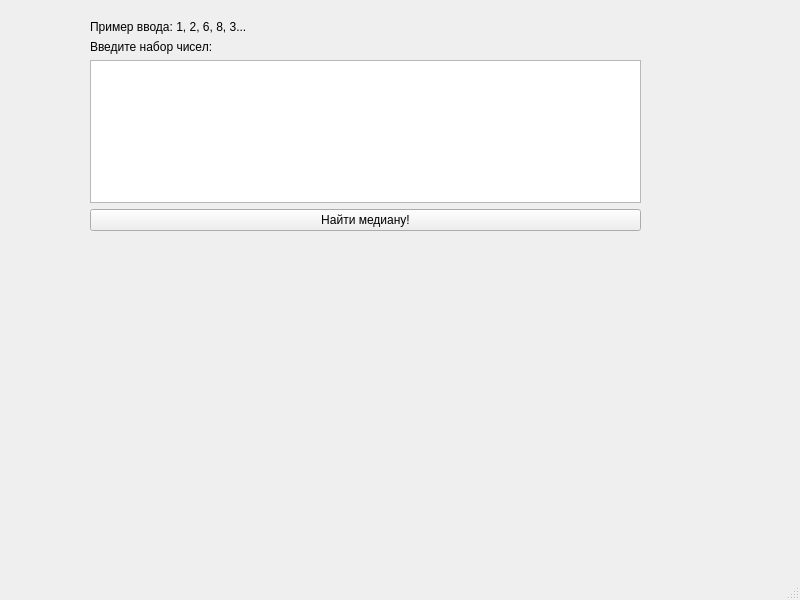
<?xml version="1.0" encoding="UTF-8"?>
<ui version="4.0">
 <class>MainWindow</class>
 <widget class="QMainWindow" name="MainWindow">
  <property name="geometry">
   <rect>
    <x>0</x>
    <y>0</y>
    <width>800</width>
    <height>600</height>
   </rect>
  </property>
  <property name="windowTitle">
   <string>MainWindow</string>
  </property>
  <widget class="QWidget" name="centralwidget">
   <widget class="QWidget" name="verticalLayoutWidget">
    <property name="geometry">
     <rect>
      <x>90</x>
      <y>20</y>
      <width>551</width>
      <height>251</height>
     </rect>
    </property>
    <layout class="QVBoxLayout" name="verticalLayout">
     <item>
      <widget class="QLabel" name="label_2">
       <property name="text">
        <string>Пример ввода: 1, 2, 6, 8, 3...</string>
       </property>
      </widget>
     </item>
     <item>
      <widget class="QLabel" name="label">
       <property name="text">
        <string>Введите набор чисел:</string>
       </property>
      </widget>
     </item>
     <item>
      <widget class="QTextEdit" name="inputTextEdit"/>
     </item>
     <item>
      <widget class="QPushButton" name="calculateButton">
       <property name="text">
        <string>Найти медиану!</string>
       </property>
      </widget>
     </item>
     <item>
      <widget class="QLabel" name="errorLabel">
       <property name="text">
        <string/>
       </property>
      </widget>
     </item>
     <item>
      <widget class="QLabel" name="outputLabel">
       <property name="text">
        <string/>
       </property>
      </widget>
     </item>
    </layout>
   </widget>
  </widget>
  <widget class="QMenuBar" name="menubar">
   <property name="geometry">
    <rect>
     <x>0</x>
     <y>0</y>
     <width>800</width>
     <height>23</height>
    </rect>
   </property>
  </widget>
  <widget class="QStatusBar" name="statusbar"/>
 </widget>
 <resources/>
 <connections/>
</ui>
